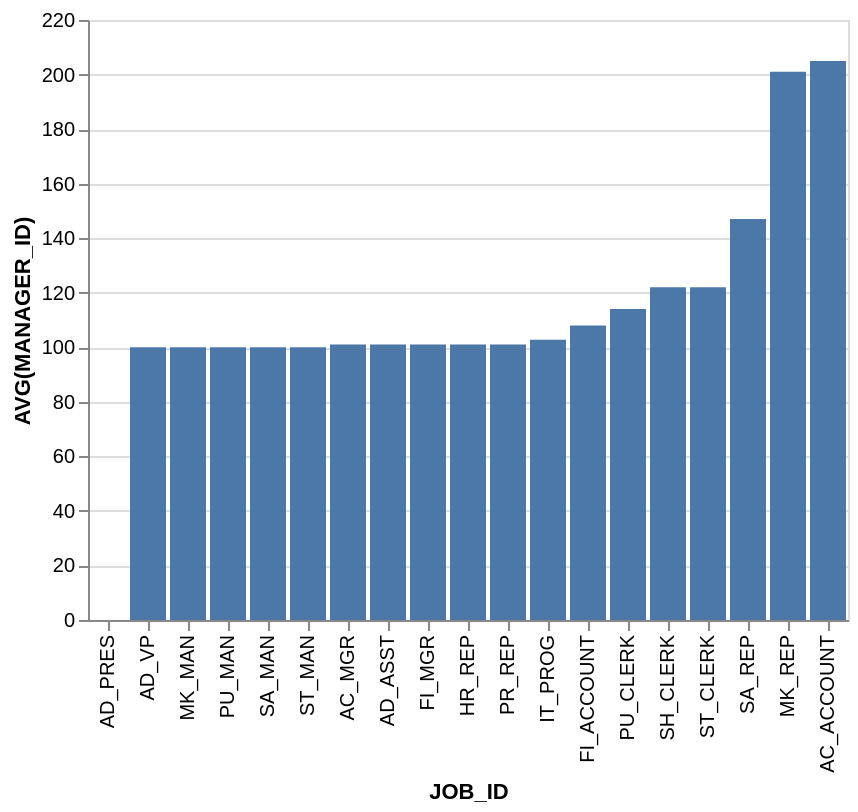

Write the Vega-Lite specification saved for this chart.
### Vega-Lite specification from a JSON file in a GitHub repository (floating-point values rounded to 4 significant figures)
{"data": {"values": [{"x_data": "AC_ACCOUNT", "y_data": 205}, {"x_data": "AC_MGR", "y_data": 101}, {"x_data": "AD_ASST", "y_data": 101}, {"x_data": "AD_PRES", "y_data": 0}, {"x_data": "AD_VP", "y_data": 100}, {"x_data": "FI_ACCOUNT", "y_data": 108}, {"x_data": "FI_MGR", "y_data": 101}, {"x_data": "HR_REP", "y_data": 101}, {"x_data": "IT_PROG", "y_data": 102.8}, {"x_data": "MK_MAN", "y_data": 100}, {"x_data": "MK_REP", "y_data": 201}, {"x_data": "PR_REP", "y_data": 101}, {"x_data": "PU_CLERK", "y_data": 114}, {"x_data": "PU_MAN", "y_data": 100}, {"x_data": "SA_MAN", "y_data": 100}, {"x_data": "SA_REP", "y_data": 147}, {"x_data": "SH_CLERK", "y_data": 122}, {"x_data": "ST_CLERK", "y_data": 122}, {"x_data": "ST_MAN", "y_data": 100}]}, "mark": "bar", "encoding": {"x": {"field": "x_data", "type": "nominal", "title": "JOB_ID", "sort": {"op": "sum", "field": "y_data", "order": "ascending"}}, "y": {"field": "y_data", "type": "quantitative", "title": "AVG(MANAGER_ID)"}}}
